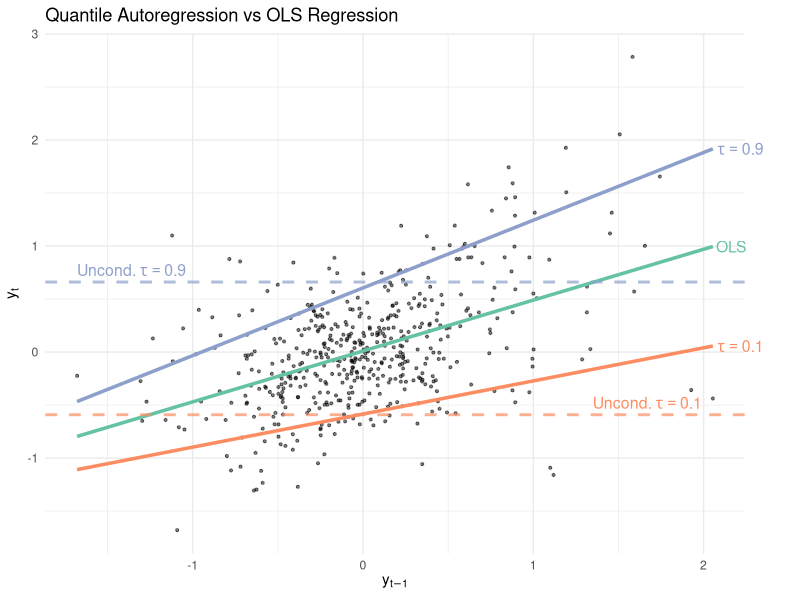

Here is the R script that generated this plot:
library(quantreg)
library(ggplot2)
library(RColorBrewer)

set.seed(11)

#'!!! Generative AI; level = high --> code for data simulation 
#'generated (only minor changes)
#'code for plot fully generated based on description of what should be plotted
#'
# -------------------------
# 1. Simulate heteroskedastic AR(1)
# -------------------------
n <- 500
phi <- 0.5

y <- numeric(n)
eps <- rnorm(n)

for (t in 2:n) {
  sigma_t <- 0.3 + 0.4 * abs(y[t-1])   # state-dependent variance
  y[t] <- phi * y[t-1] + sigma_t * eps[t]
}

df <- data.frame(
  y = y[-1],
  y_lag = y[-n]
)

# -------------------------
# 2. OLS
# -------------------------
ols_model <- lm(y ~ y_lag, data = df)

# -------------------------
# 3. QAR(1) for multiple taus
# -------------------------
tau_vals <- c(0.1, 0.9)

qar_models <- lapply(tau_vals, function(tau) {
  rq(y ~ y_lag, tau = tau, data = df)
})

# -------------------------
# 4. Prediction grid
# -------------------------
x_grid <- seq(min(df$y_lag), max(df$y_lag), length.out = 200)
pred_df <- data.frame(y_lag = x_grid)

pred_df$OLS <- predict(ols_model, newdata = pred_df)

for (i in seq_along(tau_vals)) {
  pred_df[[paste0("QAR_", tau_vals[i])]] <-
    predict(qar_models[[i]], newdata = pred_df)
}

# -------------------------
# 5. Plot
# -------------------------
# Get rightmost x-position
x_pos <- max(pred_df$y_lag)

# Get corresponding y-values at right edge
y_ols  <- tail(pred_df$OLS, 1)
y_q01  <- tail(pred_df$QAR_0.1, 1)
y_q09  <- tail(pred_df$QAR_0.9, 1)

#unconditional quantiles
q01_uncond <- quantile(df$y, 0.1)
q09_uncond <- quantile(df$y, 0.9)


set2 <- brewer.pal(8, "Set2")

ggplot(df, aes(x = y_lag, y = y)) +
  geom_point(alpha = 0.5, color = "black", size = 0.75) +
  
  geom_line(data = pred_df, aes(y = OLS), color = set2[1], size = 1.2) +
  geom_line(data = pred_df, aes(y = QAR_0.1), color = set2[2], size = 1.2) +
  geom_line(data = pred_df, aes(y = QAR_0.9), color = set2[3], size = 1.2) +
  
  # Unconditional quantiles
  geom_hline(yintercept = q01_uncond,
             linetype = "dashed",
             color = set2[2],
             alpha = 0.7,
             size = 1) +
  
  geom_hline(yintercept = q09_uncond,
             linetype = "dashed",
             color = set2[3],
             alpha = 0.7,
             size = 1) +
  
  # Labels for conditional lines
  annotate("text", x = x_pos, y = y_ols,
           label = "OLS",
           color = set2[1], hjust = -0.1, size = 4) +
  
  annotate("text", x = x_pos, y = y_q01,
           label = expression(tau == 0.1),
           color = set2[2], hjust = -0.1, size = 4) +
  
  annotate("text", x = x_pos, y = y_q09,
           label = expression(tau == 0.9),
           color = set2[3], hjust = -0.1, size = 4) +
  
  # Labels for unconditional quantiles
  annotate("text",
           x = x_pos,
           y = q01_uncond,
           label = expression("Uncond." ~ tau == 0.1),
           color = set2[2],
           hjust = 1.1,
           vjust = -0.5,
           size = 4) +
  
  annotate("text", x = min(pred_df$y_lag),
           y = q09_uncond,
           label = expression("Uncond." ~ tau == 0.9),
           color = set2[3], hjust = 0, vjust = -0.5, size = 4) +
  
  labs(
    title = "Quantile Autoregression vs OLS Regression",
    x = expression(y[t-1]),
    y = expression(y[t])
  ) +
  theme_minimal() +
  coord_cartesian(clip = "off") +
  theme(plot.margin = margin(5.5, 40, 5.5, 5.5))
